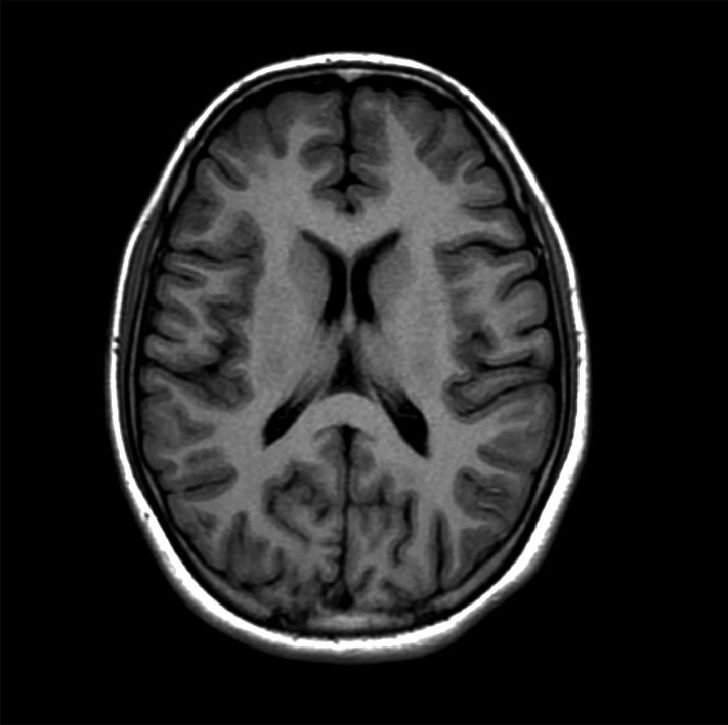
#> input picture obes_2/lab2/no_98.jpg, 728 x 725 px
$ python radon_2.py
#> lines starting #> are read from the running program, lines starting #| are printed output that depends on the picture
import numpy as np
import matplotlib.pyplot as plt
from skimage.data import shepp_logan_phantom
from skimage.transform import radon, rescale, iradon
import matplotlib.pyplot as plt
from skimage.transform.radon_transform import _get_fourier_filter
from PIL import Image
import cv2

IMG_SIZE = 725

# [7 lines of commented-out code are left out]
path = r'no_98.jpg'
image = Image.open(path).convert(mode='L')
image = image.resize((IMG_SIZE, IMG_SIZE), Image.NEAREST)
#> image: PIL image 725x725 L
image = np.asarray(image)

# image = plt.imread(path)
image = rescale(image, scale=0.4, mode='reflect', channel_axis=None)
#> image: shape (290, 290) float64

fig, (ax1, ax2) = plt.subplots(1, 2, figsize=(8, 4.5))
ax1.set_title("Початкове зображення")
ax1.imshow(image, cmap=plt.cm.Greys_r)

theta = np.linspace(0., 180., max(image.shape), endpoint=False)
#> theta = 290 values from 0 to 179.4
sinogram = radon(image, theta=theta)
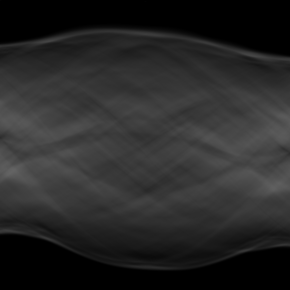
#> sinogram: shape (290, 290) float64; min 0, max 100.5, mean 40.5
dx, dy = 0.5 * 180.0 / max(image.shape), 0.5 / sinogram.shape[0]
#> dx = 0.31; dy = 0.00172
ax2.set_title("Перетворення Радона \n(Sinogram)")
ax2.set_xlabel("Projection angle (deg)")
ax2.set_ylabel("Projection position (pixels)")
ax2.imshow(sinogram, cmap=plt.cm.Greys_r,
           extent=(-dx, 180.0 + dx, -dy, sinogram.shape[0] + dy),
           aspect='auto')
fig.tight_layout()
plt.show()
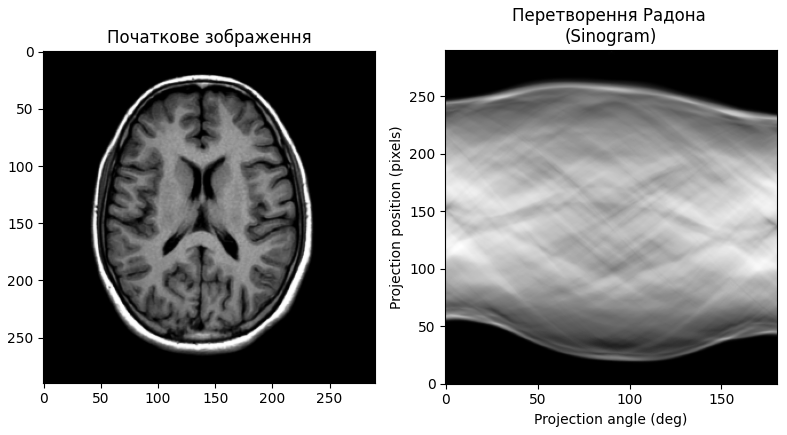
#> figure drawn by matplotlib, 2 panels

filters = ['ramp', 'shepp-logan', 'cosine', 'hamming', 'hann']

for ix, f in enumerate(filters):
    response = _get_fourier_filter(2000, f)
    plt.plot(response, label=f)

plt.xlim([0, 1000])
plt.xlabel('frequency')
plt.legend()
plt.show()
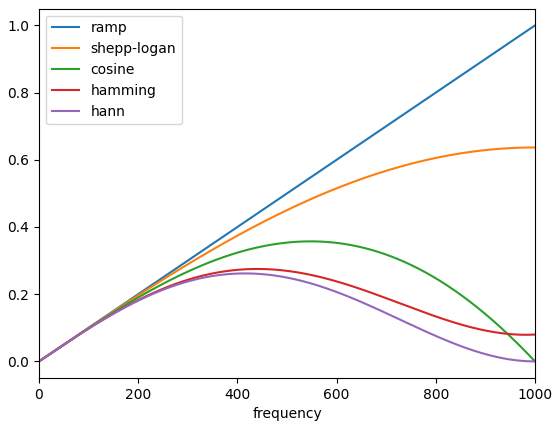
#> figure drawn by matplotlib, 1 panel; curve peaks at x = 1000, y = 1; curve peaks at x = 999, y = 0.637; curve peaks at x = 1452, y = 0.357

reconstruction_fbp = iradon(sinogram, theta=theta, filter_name='ramp')
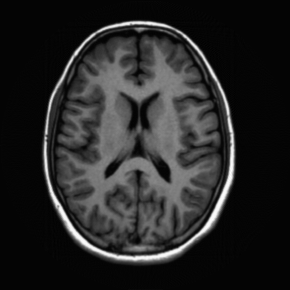
#> reconstruction_fbp: shape (290, 290) float64; min -0.0197, max 1.01, mean 0.14; drawn with min black and max white

# print(reconstruction_fbp.shape)
# print(image.shape)

shape = reconstruction_fbp.shape
#> shape = (290, 290)
image = np.resize(image, shape)

print(reconstruction_fbp.shape)
#| (290, 290)
print(image.shape)
#| (290, 290)

fig, (ax1, ax2) = plt.subplots(1, 2, figsize=(8, 4.5), sharex=True, sharey=True)
ax1.set_title("Відновлене зображення")
ax1.imshow(reconstruction_fbp, cmap=plt.cm.Greys_r)
ax2.set_title("Вихідне зображення")
ax2.imshow(image, cmap=plt.cm.Greys_r)
plt.show()

error = reconstruction_fbp - image
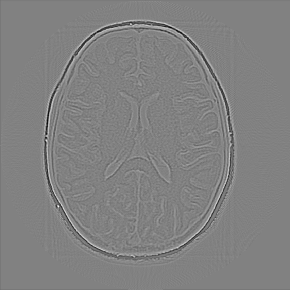
#> error: shape (290, 290) float64; min -0.172, max 0.166, mean -7.42e-05; drawn with min black and max white
print(f'FBP rms reconstruction error: {np.sqrt(np.mean(error**2)):.3g}')
#| FBP rms reconstruction error: 0.0145

imkwargs = dict(vmin=-0.2, vmax=0.2)
fig, (ax1, ax2) = plt.subplots(1, 2, figsize=(8, 4.5),
                               sharex=True, sharey=True)
ax1.set_title("Відновлене зображення")
ax1.imshow(reconstruction_fbp, cmap=plt.cm.Greys_r)
ax2.set_title("Похибка відновлення")
ax2.imshow(reconstruction_fbp - image, cmap=plt.cm.Greys_r, **imkwargs)
plt.show()
